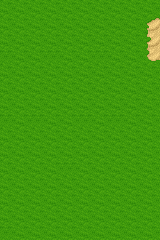

This game map was drawn from its Tiled (.tmx) file and the tilesets committed beside it. A one-line description and the full map source follow:
An orthogonal 10x15 tile map with 16x16 px tiles, 3 tile layers (floor, objects, sky).

<map version="1.0" tiledversion="1.1.0" orientation="orthogonal" renderorder="right-down" width="10" height="15" tilewidth="16" tileheight="16" infinite="0" nextobjectid="1">
 <tileset firstgid="1" name="map" tilewidth="16" tileheight="16" tilecount="480" columns="30">
  <image source="map.png" width="480" height="256" />
 </tileset>
 <layer name="floor" width="10" height="15">
  <data encoding="csv">
241,242,243,241,242,243,241,242,243,8,
271,272,273,271,272,273,271,272,273,40,
301,302,303,301,302,303,301,302,303,70,
331,332,333,331,332,333,331,332,333,100,
241,242,241,242,243,241,242,241,242,243,
271,272,271,272,273,271,272,271,272,273,
301,302,301,302,303,301,302,301,302,303,
331,332,331,332,333,331,332,331,332,333,
241,242,243,8,271,272,273,242,243,8,
241,242,243,242,301,302,303,241,242,243,
241,242,243,243,331,332,333,242,243,243,
241,242,243,242,243,243,243,243,243,273,
271,272,273,272,273,273,273,273,273,303,
301,302,303,302,303,303,303,303,303,333,
331,332,333,332,333,333,333,333,333,8
</data>
 </layer>
 <layer name="objects" width="10" height="15">
  <data encoding="csv">
0,0,0,0,0,0,0,0,0,0,
0,0,0,0,0,0,0,0,0,0,
0,0,0,0,0,0,0,0,0,0,
0,0,0,0,0,0,0,0,0,0,
0,0,0,0,0,0,0,0,0,0,
0,0,0,0,0,0,0,0,0,0,
0,0,0,0,0,0,0,0,0,0,
0,0,0,0,0,0,0,0,0,0,
0,0,0,0,0,0,0,0,0,0,
0,0,0,0,0,0,0,0,0,0,
0,0,0,0,0,0,0,0,0,0,
0,0,0,0,0,0,0,0,0,0,
0,0,0,0,0,0,0,0,0,0,
0,0,0,0,0,0,0,0,0,0,
0,0,0,0,0,0,0,0,0,0
</data>
 </layer>
 <layer name="sky" width="10" height="15">
  <data encoding="csv">
0,0,0,0,0,0,0,0,0,0,
0,0,0,0,0,0,0,0,0,0,
0,0,0,0,0,0,0,0,0,0,
0,0,0,0,0,0,0,0,0,0,
0,0,0,0,0,0,0,0,0,0,
0,0,0,0,0,0,0,0,0,0,
0,0,0,0,0,0,0,0,0,0,
0,0,0,0,0,0,0,0,0,0,
0,0,0,0,0,0,0,0,0,0,
0,0,0,0,0,0,0,0,0,0,
0,0,0,0,0,0,0,0,0,0,
0,0,0,0,0,0,0,0,0,0,
0,0,0,0,0,0,0,0,0,0,
0,0,0,0,0,0,0,0,0,0,
0,0,0,0,0,0,0,0,0,0
</data>
 </layer>
</map>
